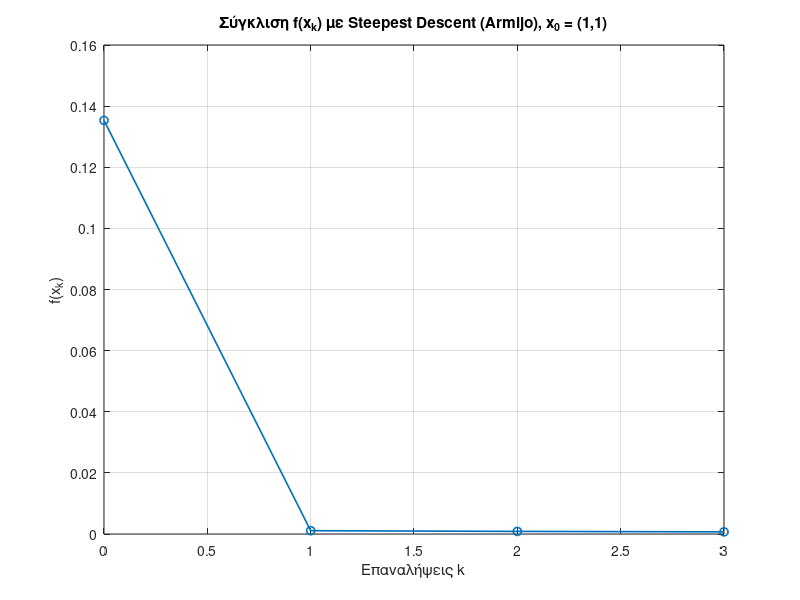

This chart was generated by the following MATLAB code:
%% Steepest Descent με κανόνα Armijo για f(x,y) = x^3 * exp(-x^2 - y^4)
% Αρχικό σημείο: (1, 1)

clear; clc; close all;

% Συνάρτηση f
f = @(x) x(1).^3 .* exp(-x(1).^2 - x(2).^4);

% Gradient της f
gradf = @(x) [ ...
    x(1).^2 .* (3 - 2*x(1).^2) .* exp(-x(1).^2 - x(2).^4); ...
   -4*x(1).^3 .* x(2).^3 .* exp(-x(1).^2 - x(2).^4) ];

% Παράμετροι Armijo
sigma   = 1e-4;   % 0 < sigma < 1
beta    = 0.5;    % παράγοντας μείωσης (0 < beta < 1)
gamma0  = 1.0;    % αρχικό βήμα για backtracking

maxIter = 3;
tol     = 1e-6;

% Αρχικό σημείο
xk = [1; 1];

% Ιστορία
Xhist = xk;
Fhist = f(xk);

fprintf('k = %3d, x = (% .6f, % .6f), f = % .6f, ||grad f|| = %.3e\n', ...
        0, xk(1), xk(2), Fhist(end), norm(gradf(xk)));

for k = 1:maxIter
    gk = gradf(xk);

    % Κριτήριο τερματισμού
    if norm(gk) < tol
        fprintf('Στάση στη διαδοχή k = %d (||grad f|| < tol)\n', k-1);
        break;
    end

    dk = -gk;          % διεύθυνση μέγιστης καθόδου
    gamma = gamma0;    % αρχικό βήμα για Armijo

    % Backtracking Armijo
    while f(xk + gamma*dk) > f(xk) + sigma * gamma * (gk.' * dk)
        gamma = beta * gamma;
    end

    % Ενημέρωση σημείου
    xk = xk + gamma * dk;

    Xhist(:,end+1) = xk;
    Fhist(end+1)   = f(xk);

    fprintf('k = %3d, γ_k = %.4f, x = (% .6f, % .6f), f = % .6f, ||grad f|| = %.3e\n', ...
            k, gamma, xk(1), xk(2), Fhist(end), norm(gk));
end

%% Διάγραμμα σύγκλισης f(x_k) vs k

k_axis = 0:length(Fhist)-1;

figure;
plot(k_axis, Fhist, 'o-','LineWidth',1.2);
xlabel('Επαναλήψεις k');
ylabel('f(x_k)');
title('Σύγκλιση f(x_k) με Steepest Descent (Armijo), x_0 = (1,1)');
grid on;
